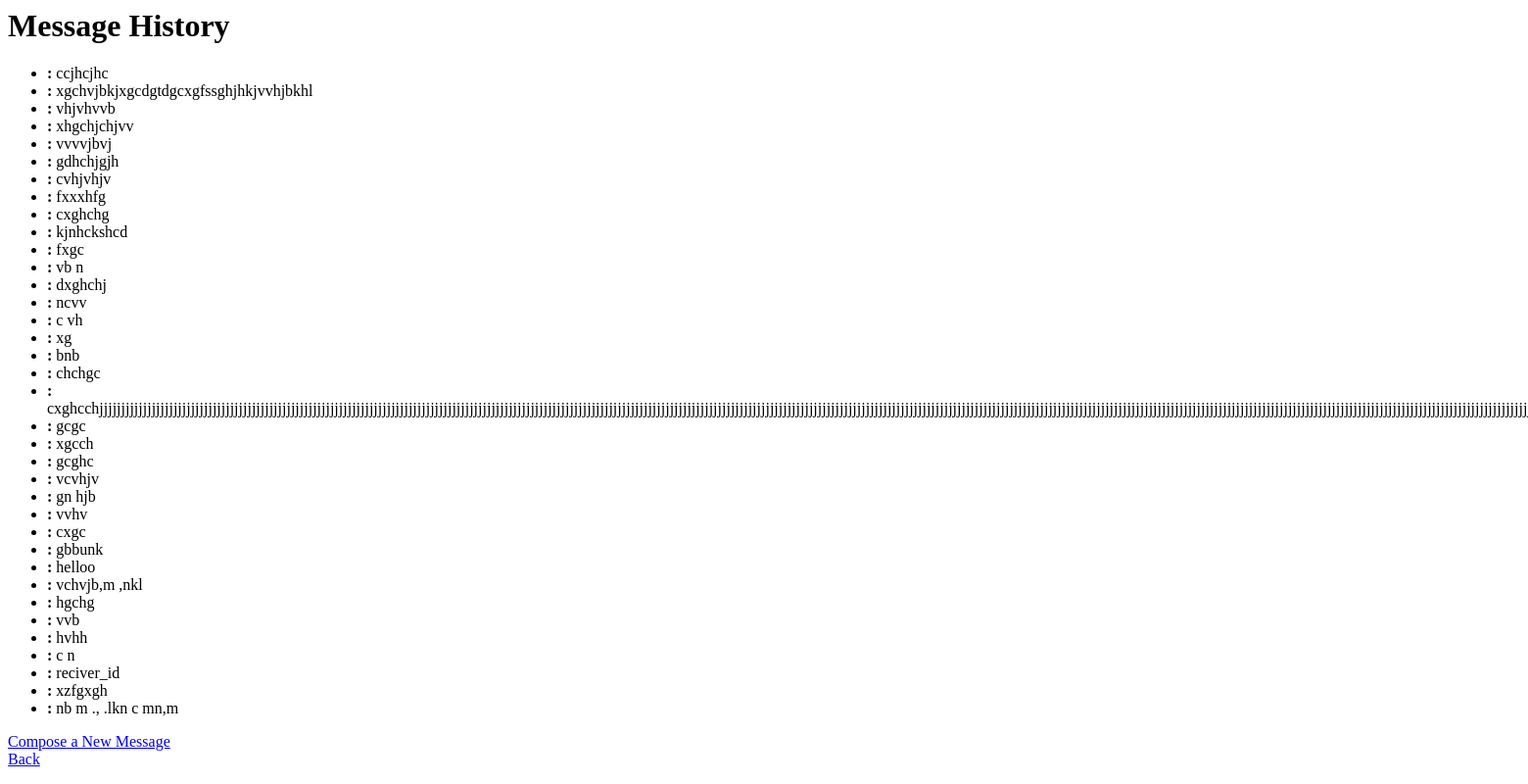
The app's page /message_history/1/ (signed in), older data.
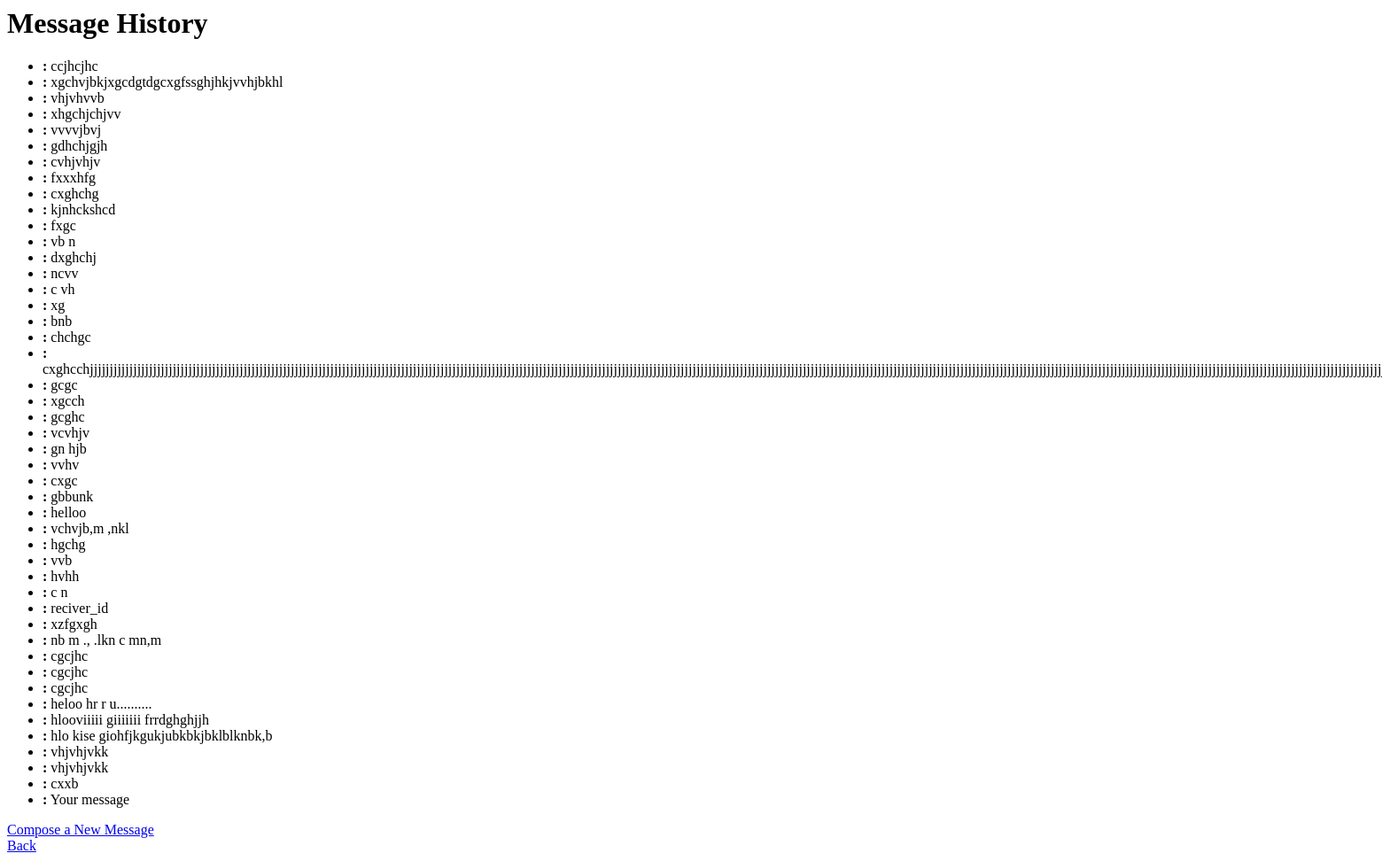
The same page, newer data.
### app/models.py (models this page shows, shortened)
class Message(models.Model):
    sender = models.ForeignKey(profile, on_delete=models.CASCADE, related_name='sent_messages')
    receiver = models.ForeignKey(profile, on_delete=models.CASCADE, related_name='received_messages')
    subject = models.CharField(max_length=255)
    message = models.TextField(max_length=500)
    timestamp = models.DateTimeField(auto_now_add=True)

### app/views.py (the view)
# urls.py: path('message_history/<int:receiver_id>/', views.message_history, name='message_history'),
@login_required
def message_history(request, receiver_id):
    messages = Message.objects.filter(
        (models.Q(id=receiver_id) |
         models.Q(sender_id=receiver_id))
    ).order_by('timestamp')
    print("howdey")
    return render(request, 'app/message_history.html', {'messages': messages, 'receiver_id':receiver_id})

### app/templates/app/message_history.html
{% block content %}
  <h1>Message History</h1>
  <ul>
    {% for message in messages %}
      <li>
        <strong>{{ message.sender.username }}:</strong> {{ message.message }}
      </li>
    {% endfor %}
  </ul>
        <div>
        <a href="{% url 'app:compose_message' receiver_id %}">Compose a New Message</a>
          <br>
        <a href="{% url 'app:profile_list' %}" class="btn btn-primary ">Back</a>
        </div>
{% endblock %}

Row changes from the older to the newer data that the page shows:
added Message: message "cgcjhc"
added Message: message "cgcjhc"
added Message: message "cgcjhc"
added Message: message "heloo hr r u.........."
added Message: message "hlooviiiii giiiiiii frrdghghjjh"
added Message: message "hlo kise giohfjkgukjubkbkjbklblknbk,b"
added Message: message "vhjvhjvkk"
added Message: message "vhjvhjvkk"
added Message: message "cxxb"
added Message: message "Your message"
